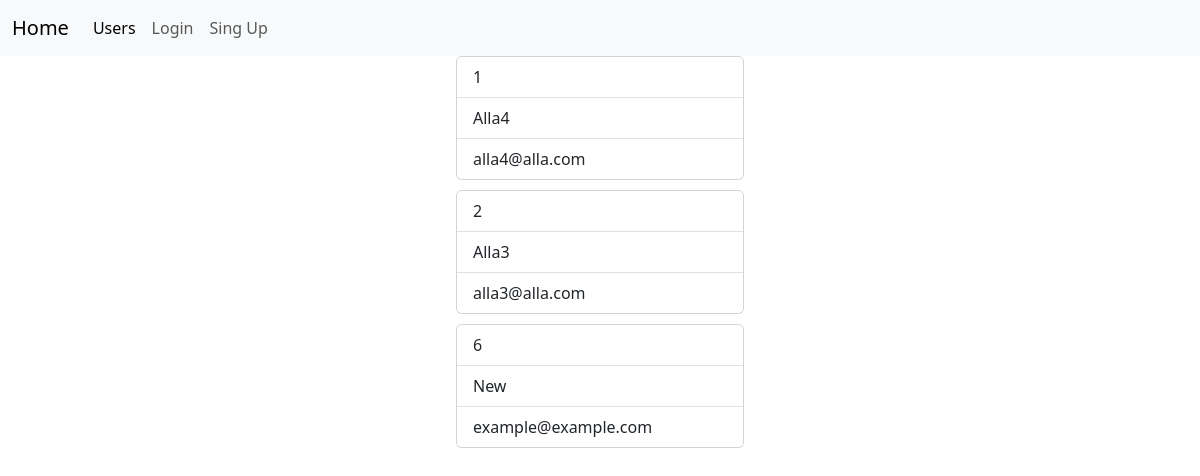
Page /users/list/ on the earlier database version.
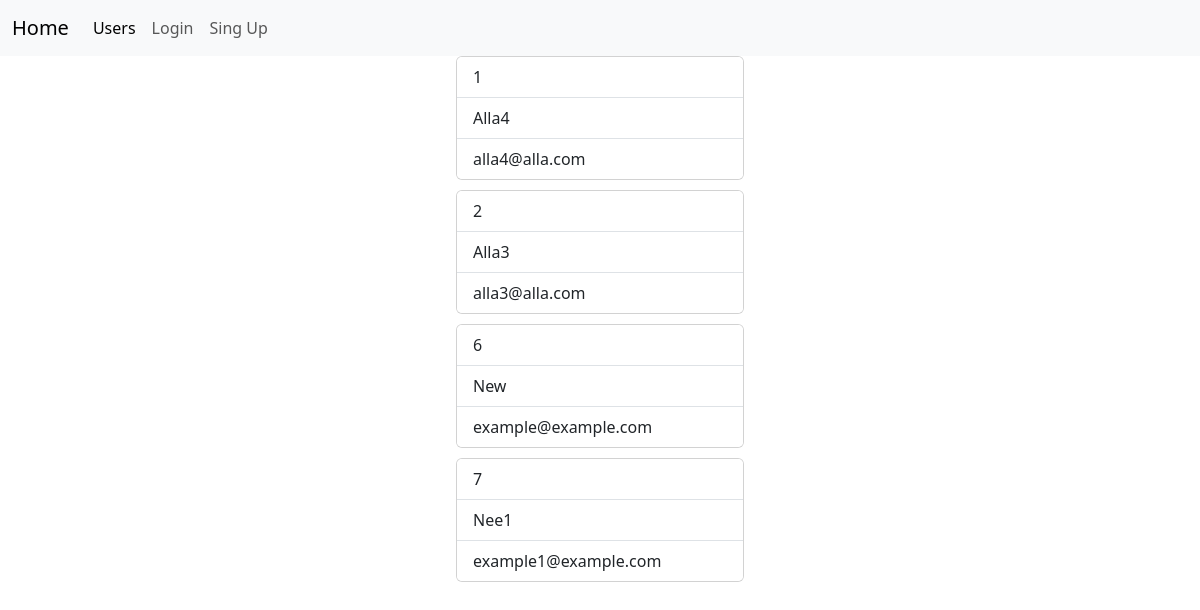
Same page on the later database version.
### users/models.py (models this page shows)
class User(AbstractBaseUser, PermissionsMixin):
    name = models.CharField(max_length=30, verbose_name="User's name")
    email = models.EmailField(unique=True)
    last_login = None  # Disable last_login field.
    objects = UserManager()
    USERNAME_FIELD = 'email'
    REQUIRED_FIELDS = ['name']

### users/views.py (the view)
# urls.py: path('list/', UserListView.as_view(), name='list_t_users'),
class UserListView(ListView):
    template_name = 'users/user_list.html'
    model = User
    context_object_name = 'users'

### templates/users/user_list.html (shortened to what this page needs)
{% extends 'base.html' %}
{% block content %}
    <div class="d-flex align-items-center justify-content-center flex-column">
        {% for user in users %}
                <div onclick='location.href="{% url 'post_list_template' user.id %}";'
                     class="card" style="width: 18rem; margin-bottom: 10px;">
                    <ul class="list-group list-group-flush">
                        <li class="list-group-item">{{ user.id }}</li>
                        <li class="list-group-item">{{ user.name }}</li>
                        <li class="list-group-item">{{ user.email }}</li>
                    </ul>
                </div>
        {% endfor %}
    </div>
{% endblock %}

### templates/base.html (shortened to what this page needs)
{% load static %}
<!DOCTYPE html>
<html lang="en">
<head>
    <link href="https://cdn.jsdelivr.net/npm/bootstrap@5.3.1/dist/css/bootstrap.min.css" rel="stylesheet"
>
</head>
<body>
<nav class="navbar navbar-expand-lg bg-body-tertiary">
    <div class="container-fluid">
        <a class="navbar-brand" href="{% url 'list_t_users' %}">Home</a>
        <div class="collapse navbar-collapse" id="navbarNav">
            <ul class="navbar-nav">
                <li class="nav-item">
                    <a class="nav-link active" aria-current="page" href="{% url 'list_t_users' %}">Users</a>
                </li>
                {% if not request.user.is_authenticated %}
                    <li class="nav-item">
                        <a class="nav-link" href="{% url 'login_t' %}">Login</a>
                    </li>
                    <li class="nav-item">
                        <a class="nav-link" href="{% url 'singup_t' %}">Sing Up</a>
                    </li>
                {% endif %}
            </ul>
        </div>
    </div>
</nav>
<div class="d-flex align-items-center justify-content-center flex-column">
    {% block content %}
    {% endblock %}
</div>
</body>
</html>

### templates/base.html (style rules this page uses)
body { min-width: 100%; }

Differences in the rows shown:
added User: id "7", name "Nee1", email "example1@example.com"
